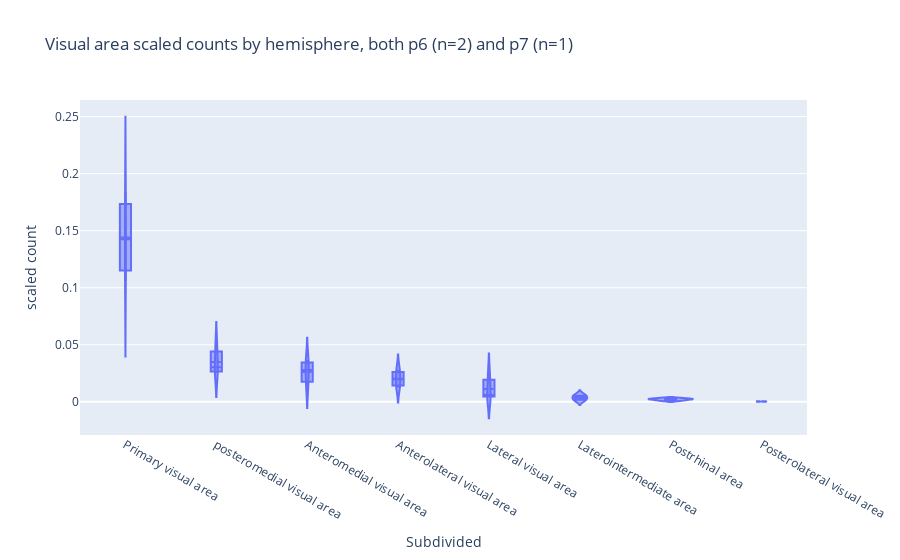

The notebook cell this image was saved under:
### Code cell
plot_scaled_count_zoomed_sub(
    subdivided_Vis_grouped,
    "Visual area scaled counts by hemisphere, both p6 (n=2) and p7 (n=1)",
)

### Figure 1 — Plotly figure (JSON) as saved in the notebook; plotly's stock layout.template omitted (floating-point values rounded to 4 significant figures)
{"data": [{"alignmentgroup": "True", "box": {"visible": true}, "hovertemplate": "Subdivided=%{x}<br>scaled count=%{y}<extra></extra>", "legendgroup": "", "marker": {"color": "#636efa"}, "meanline": {"visible": true}, "name": "", "offsetgroup": "", "orientation": "v", "scalegroup": "True", "showlegend": false, "type": "violin", "x": ["Anterolateral visual area", "Anteromedial visual area", "Lateral visual area", "Laterointermediate area", "Postrhinal area", "Primary visual area", "posteromedial visual area", "Anterolateral visual area", "Anteromedial visual area", "Lateral visual area", "Laterointermediate area", "Posterolateral visual area", "Postrhinal area", "Primary visual area", "posteromedial visual area", "Anterolateral visual area", "Anteromedial visual area", "Lateral visual area", "Laterointermediate area", "Postrhinal area", "Primary visual area", "posteromedial visual area"], "x0": " ", "xaxis": "x", "y": [0.0126, 0.02792, 0.006062, 0.003669, 0.002712, 0.1059, 0.03031, 0.01978, 0.03666, 0.004048, 0.001222, 0.0003055, 0.002521, 0.1426, 0.04881, 0.02816, 0.01401, 0.02379, 0.005983, 0.001167, 0.1837, 0.02524], "y0": " ", "yaxis": "y"}], "layout": {"legend": {"tracegroupgap": 0}, "title": {"text": "Visual area scaled counts by hemisphere, both p6 (n=2) and p7 (n=1)"}, "violinmode": "group", "xaxis": {"anchor": "y", "categoryarray": ["Primary visual area", "posteromedial visual area", "Anteromedial visual area", "Anterolateral visual area", "Lateral visual area", "Laterointermediate area", "Postrhinal area", "Posterolateral visual area"], "categoryorder": "array", "domain": [0, 1], "title": {"text": "Subdivided"}}, "yaxis": {"anchor": "x", "domain": [0, 1], "title": {"text": "scaled count"}}}}
